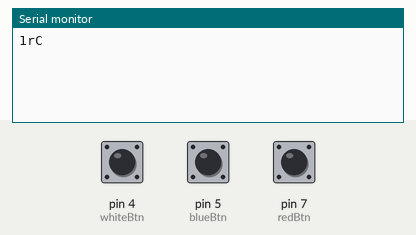
Bench run of a sketch on a simulated Arduino Uno, built with avr-gcc and run on an emulated ATmega328P. Parts: the last lines printed to the serial monitor. The test bench sets the inputs (shaded band); at power-on: pin 4 (whiteBtn) HIGH, pin 5 (blueBtn) HIGH, pin 7 (redBtn) HIGH.

Above: at 1.2 s.
1.3 s: pin 4 (whiteBtn) pulled LOW for 0.15 s
At 1.9 s:
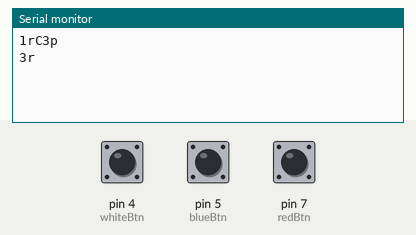
2.9 s: pin 5 (blueBtn) pulled LOW for 0.15 s
At 3.03 s:
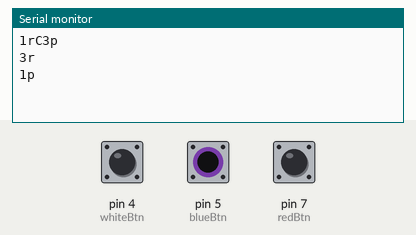
4.5 s: pin 7 (redBtn) pulled LOW for 0.15 s
At 5.5 s:
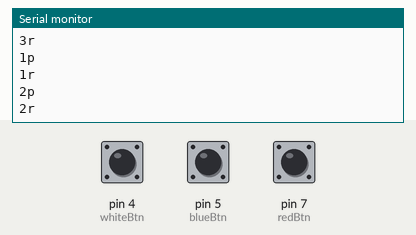

The sketch:

keyBoardForPCV2.ino
```cpp
#define blueBtn 5
#define whiteBtn 4
#define redBtn 7
#define SCK A5
#define SDA A4
#define ButtonDelay 2000

#include <EncButton.h>

Button blueB(blueBtn);
Button whiteB(whiteBtn);
Button redB(redBtn);

void setup() {
  Serial.begin(9600);
  Serial.print("1rC");
}

void loop() {
  blueB.tick();
  whiteB.tick();
  redB.tick();

  if(blueB.press()) {
    Serial.println("1p");
  }
  if(blueB.release()) {
    Serial.println("1r");
  }
  if(redB.press()) {
    Serial.println("2p");
  }
  if(redB.release()) {
    Serial.println("2r");
  }
  if(whiteB.press()) {
    Serial.println("3p");
  }
  if(whiteB.release()) {
    Serial.println("3r");
  }
}
```

Measured:
- after the input at 1.3 s, the serial monitor: prints a new line at once (image 1)
- after the input at 2.9 s, the serial monitor: prints a new line at once (image 2)
- after the input at 4.5 s, the serial monitor: prints a new line at once (image 3)
